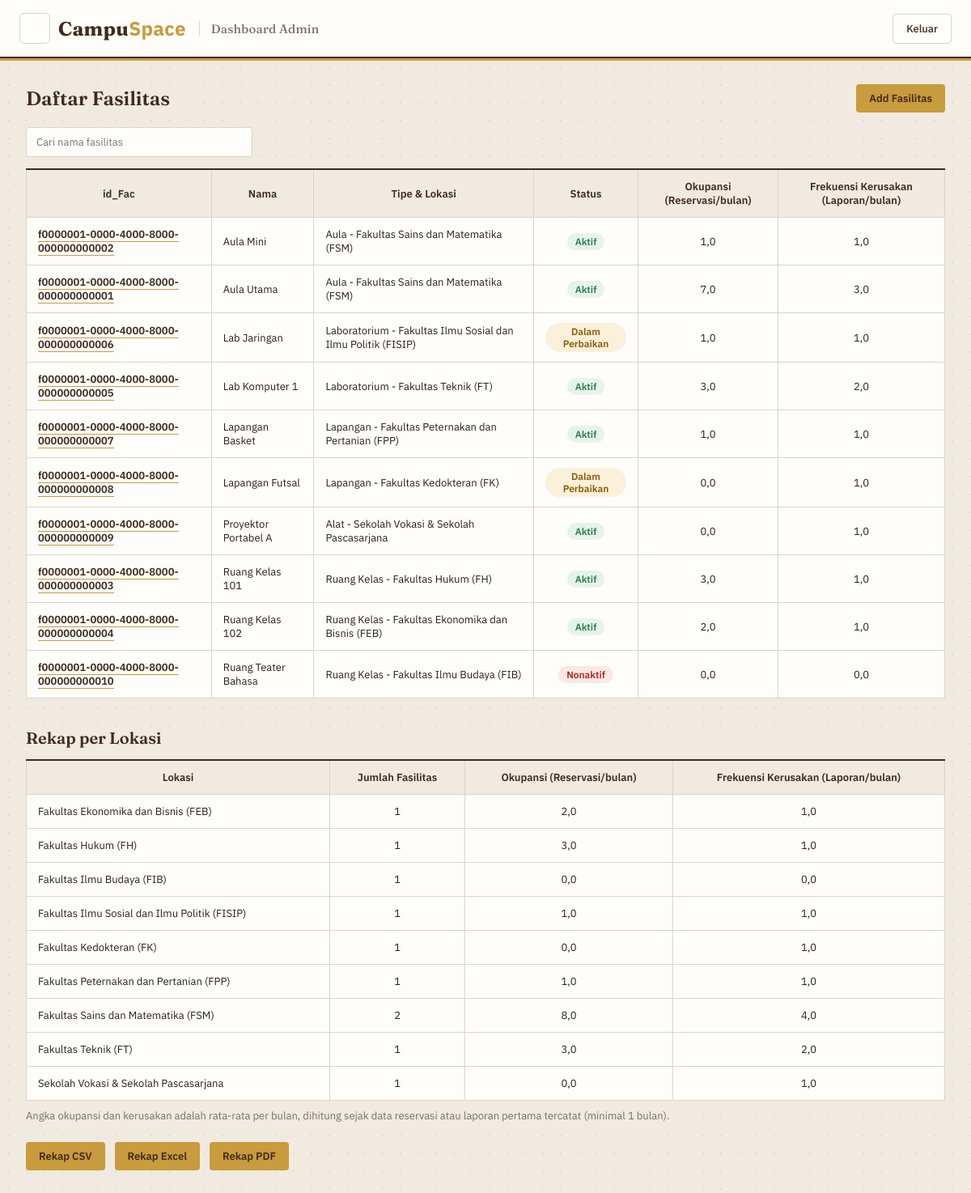
/views/admin/kelola_fasilitas.php (signed in), run on the app's committed database.
### tables this page shows
CREATE TABLE facilities (
    fac_id CHAR(36) PRIMARY KEY DEFAULT (UUID()),
    fac_name VARCHAR(30) NOT NULL,
    type ENUM('Ruang Kelas', 'Aula', 'Laboratorium', 'Alat', 'Lapangan') NOT NULL,
    location VARCHAR(255) NOT NULL,
    capacity INT NOT NULL,
    fac_desc VARCHAR(1000) NOT NULL,
    fac_photo VARCHAR(300) NULL,
    fac_status ENUM('Aktif', 'Dalam perbaikan', 'Nonaktif') NOT NULL DEFAULT 'Aktif'
);

### app/models/facility_model.php (called while the page is built, shortened)
<?php
function getAllFacilities($conn)
{
    $sql = "SELECT
                f.fac_id,
                f.fac_name,
                f.type,
                f.location,
                f.capacity,
                f.fac_desc,
                f.fac_photo,
                f.fac_status,
                (SELECT COUNT(*) FROM reservations r WHERE r.fac_id = f.fac_id) as rsv_total,
                (SELECT COUNT(*) FROM reports rp WHERE rp.fac_id = f.fac_id) as report_total
            FROM facilities f
            ORDER BY f.fac_name ASC";
    $stmt = $conn->query($sql);
    $bulan = getJumlahBulanData($conn);
    $facilities = [];
    while ($row = $stmt->fetch(PDO::FETCH_ASSOC)) {
        $row['periode_bulan'] = $bulan;
        $row['rsv_avg'] = round($row['rsv_total'] / $bulan, 1);
        $row['report_avg'] = round($row['report_total'] / $bulan, 1);
        $facilities[] = $row;
    }
    return $facilities;
}
function getJumlahBulanData($conn)
{
    $sql = "SELECT GREATEST(1, TIMESTAMPDIFF(MONTH,
                LEAST(
                    COALESCE((SELECT MIN(rsv_date) FROM reservations), CURDATE()),
                    COALESCE((SELECT MIN(DATE(reported_at)) FROM reports), CURDATE())
                ),
                CURDATE()) + 1) AS bulan";
    $stmt = $conn->query($sql);
    $row = $stmt ? $stmt->fetch(PDO::FETCH_ASSOC) : null;
    return max(1, (int) ($row['bulan'] ?? 1));
}
function formatRataBulan($nilai)
{
    return number_format((float) $nilai, 1, ',', '.');
}
function getRekapPerLokasi($facilities)
{
    $rekap = [];
    foreach ($facilities as $f) {
        $lok = $f['location'];
        if (!isset($rekap[$lok])) {
            $rekap[$lok] = ['location' => $lok, 'fac_count' => 0, 'rsv_total' => 0, 'report_total' => 0, 'periode' => (int) $f['periode_bulan']];
        }
        $rekap[$lok]['fac_count']++;
        $rekap[$lok]['rsv_total']    += (int) $f['rsv_total'];
        $rekap[$lok]['report_total'] += (int) $f['report_total'];
    }
    ksort($rekap);
    foreach ($rekap as &$r) {
        $r['rsv_avg']    = round($r['rsv_total'] / $r['periode'], 1);
    }
    return array_values($rekap);
}

### views/admin/kelola_fasilitas.php (the view, shortened to what this page needs)
<?php
require_once __DIR__ . "/../../app/models/facility_model.php";
$facilities = getAllFacilities($conn);
$rekapLokasi = getRekapPerLokasi($facilities);
?>
<body id="admin_body">
    <div id="dashboard_header">
        <button id="header_logo" type="button" onclick="toggleSidebar()" aria-label="Buka atau tutup menu"><span></span><span></span><span></span></button>
        <span id="header_brand">Campu<em>Space</em></span>
        <span id="header_title">Dashboard Admin</span>
        <a href="../../app/controllers/logout_controller.php"><button id="logout_btn">Keluar</button></a>
    </div>
    <div id="dashboard_layout">
        <div id="main_content">
            <div id="content_top_bar">
                <h3>Daftar Fasilitas</h3>
                <a href="kelola_fasilitas_baru.php"><button>Add Fasilitas</button></a>
            </div>
            <input type="text" placeholder="Cari nama fasilitas" oninput="filterTable(this, 'fasilitas_table')">
            <table id="fasilitas_table">
                <tr>
                    <th>id_Fac</th>
                    <th>Nama</th>
                    <th>Tipe & Lokasi</th>
                    <th>Status</th>
                    <th>Okupansi (Reservasi/bulan)</th>
                    <th>Frekuensi Kerusakan (Laporan/bulan)</th>
                </tr>
                <?php if (empty($facilities)): ?>
                <tr>
                    <td colspan="6">Belum ada data fasilitas.</td>
                </tr>
                <?php else: ?>
                    <?php foreach ($facilities as $fac): ?>
                    <tr>
                        <td><a href="kelola_fasilitas_detail.php?id=<?= htmlspecialchars($fac['fac_id']) ?>">
                            <?= htmlspecialchars($fac['fac_id']) ?>
                        </a></td>
                        <td><?= htmlspecialchars($fac['fac_name']) ?></td>
                        <td><?= ucwords(htmlspecialchars($fac['type'])) ?> - <?= htmlspecialchars($fac['location']) ?></td>
                        <?php $statusSlug = strtolower(str_replace(' ', '-', $fac['fac_status'])); ?>
                        <td><span class="status_badge status_<?= $statusSlug ?>"><?= ucwords(htmlspecialchars($fac['fac_status'])) ?></span></td>
                        <td><?= formatRataBulan($fac['rsv_avg']) ?></td>
                        <td><?= formatRataBulan($fac['report_avg']) ?></td>
                    </tr>
                    <?php endforeach; ?>
                <?php endif; ?>
            </table>
            <h3 class="sub_heading">Rekap per Lokasi</h3>
            <table id="lokasi_table">
                <tr>
                    <th>Lokasi</th>
                    <th>Jumlah Fasilitas</th>
                    <th>Okupansi (Reservasi/bulan)</th>
                    <th>Frekuensi Kerusakan (Laporan/bulan)</th>
                </tr>
                <?php if (empty($rekapLokasi)): ?>
                <tr>
                    <td colspan="4">Belum ada data fasilitas.</td>
                </tr>
                <?php else: ?>
                    <?php foreach ($rekapLokasi as $lok): ?>
                    <tr>
                        <td><?= htmlspecialchars($lok['location']) ?></td>
                        <td><?= (int) $lok['fac_count'] ?></td>
                        <td><?= formatRataBulan($lok['rsv_avg']) ?></td>
                        <td><?= formatRataBulan($lok['report_avg']) ?></td>
                    </tr>
                    <?php endforeach; ?>
                <?php endif; ?>
            </table>
            <p class="empty_note" style="margin-top:10px;">
                Angka okupansi dan kerusakan adalah rata-rata per bulan, dihitung sejak data reservasi atau laporan pertama tercatat (minimal 1 bulan).
            </p>
            <div class="rekap_actions">
                <a href="../../app/controllers/rekap_controller.php"><button>Rekap CSV</button></a>
                <a href="../../app/controllers/rekap_excel_controller.php"><button>Rekap Excel</button></a>
                <a href="../../app/controllers/rekap_pdf_controller.php"><button>Rekap PDF</button></a>
            </div>
        </div>
    </div>
</body>
<link rel="stylesheet" href="../../public/css/admin/admin_style.css?v=<?= filemtime(__DIR__ . '/../../public/css/admin/admin_style.css') ?>">

### public/css/admin/admin_style.css (style rules this page uses)
* { font-family: 'IBM Plex Sans', Arial, sans-serif; }
h1, h2, h3, .card_value, #header_title, #header_brand { font-family: 'Fraunces', Georgia, serif; }
#admin_body { margin: 0; box-sizing: border-box; background-color: var(--paper); color: var(--text); min-height: 100vh; }
#dashboard_header { display: flex; align-items: center; gap: 10px; background-color: var(--surface); padding: 16px 24px; border-bottom: 2px solid var(--ink); }
#header_logo { display: flex; flex-direction: column; justify-content: center; gap: 4px; width: 38px; height: 38px; padding: 0 9px; background-color: transparent; border: 1px solid var(--border); border-radius: 6px; cursor: pointer; transition: background-color 0.15s, border-color 0.15s; }
#header_brand { font-family: 'Fraunces', Georgia, serif; }
#header_brand { font-size: 24px; font-weight: 700; color: var(--ink); letter-spacing: 0.3px; }
#header_brand em { font-style: normal; color: var(--gold); }
#header_title { flex: 1; font-weight: 500; font-style: normal; font-size: 15px; color: var(--text-muted); letter-spacing: 0.2px; margin-left: 6px; padding-left: 14px; border-left: 1px solid var(--border); }
#dashboard_layout { display: flex; }
#main_content { flex: 1; padding: 32px; box-sizing: border-box; }
#main_content h3 { font-size: 24px; font-weight: 600; color: var(--ink); margin: 0 0 16px; }
#content_top_bar { display: flex; justify-content: space-between; align-items: center; margin-bottom: 18px; }
#content_top_bar h3 { margin: 0; }
button { background-color: var(--gold); color: var(--ink); border: none; padding: 9px 16px; border-radius: 4px; cursor: pointer; font-size: 13px; font-weight: 600; transition: background-color 0.15s; }
#logout_btn { background-color: transparent; color: var(--ink); border: 1px solid var(--border); font-weight: 500; }
input, select, textarea { border: 1px solid var(--border); border-radius: 4px; padding: 9px 12px; font-size: 13px; box-sizing: border-box; outline: none; background-color: var(--surface); transition: border-color 0.15s; }
input[type="text"], input[type="password"] { width: 280px; }
table { width: 100%; border-collapse: collapse; margin-top: 14px; background-color: var(--surface); border-top: 2px solid var(--ink); }
th, td { padding: 12px 14px; text-align: left; font-size: 13px; border: 1px solid var(--border); }
th { color: var(--ink); font-weight: 600; background-color: var(--paper); }
table a { color: var(--ink); text-decoration: none; font-weight: 600; border-bottom: 1px solid var(--gold); }
.status_badge { display: inline-block; padding: 3px 10px; border-radius: 100px; font-size: 12px; font-weight: 600; }
.status_aktif { background-color: var(--success-bg); color: var(--success); }
.status_dalam-perbaikan { background-color: var(--warning-bg); color: var(--warning); }
.status_nonaktif { background-color: var(--danger-bg); color: var(--danger); }
.empty_note { margin: 0; font-size: 13px; color: var(--text-muted); }
#main_content { background-image: radial-gradient(rgba(62, 42, 30, 0.07) 1px, transparent 1px); background-size: 22px 22px; }
#dashboard_header { box-shadow: 0 3px 0 var(--gold); position: relative; z-index: 2; }
.rekap_actions { display: flex; gap: 12px; margin-top: 24px; }
.rekap_actions a { text-decoration: none; }
#main_content h3.sub_heading { margin-top: 36px; margin-bottom: 4px; font-size: 20px; }
#fasilitas_table th, #lokasi_table th { text-align: center; }
#fasilitas_table td:nth-child(n+4), #lokasi_table td:nth-child(n+2) { text-align: center; }

### data on the page
facilities: fac_id "f0000001-0000-4000-8000-000000000002", fac_name "Aula Mini", type "Aula", location "Fakultas Sains dan Matematika (FSM)", fac_status "Aktif", rsv_avg "1,0", report_avg "1,0"
facilities: fac_id "f0000001-0000-4000-8000-000000000001", fac_name "Aula Utama", type "Aula", location "Fakultas Sains dan Matematika (FSM)", fac_status "Aktif", rsv_avg "7,0", report_avg "3,0"
facilities: fac_id "f0000001-0000-4000-8000-000000000006", fac_name "Lab Jaringan", type "Laboratorium", location "Fakultas Ilmu Sosial dan Ilmu Politik (FISIP)", fac_status "Dalam Perbaikan", rsv_avg "1,0", report_avg "1,0", fac_count "1"
facilities: fac_id "f0000001-0000-4000-8000-000000000005", fac_name "Lab Komputer 1", type "Laboratorium", location "Fakultas Teknik (FT)", fac_status "Aktif", rsv_avg "3,0", report_avg "2,0", fac_count "1"
facilities: fac_id "f0000001-0000-4000-8000-000000000007", fac_name "Lapangan Basket", type "Lapangan", location "Fakultas Peternakan dan Pertanian (FPP)", fac_status "Aktif", rsv_avg "1,0", report_avg "1,0", fac_count "1"
facilities: fac_id "f0000001-0000-4000-8000-000000000008", fac_name "Lapangan Futsal", type "Lapangan", location "Fakultas Kedokteran (FK)", fac_status "Dalam Perbaikan", rsv_avg "0,0", report_avg "1,0", fac_count "1"
facilities: fac_id "f0000001-0000-4000-8000-000000000009", fac_name "Proyektor Portabel A", type "Alat", location "Sekolah Vokasi & Sekolah Pascasarjana", fac_status "Aktif", rsv_avg "0,0", report_avg "1,0", fac_count "1"
facilities: fac_id "f0000001-0000-4000-8000-000000000003", fac_name "Ruang Kelas 101", type "Ruang Kelas", location "Fakultas Hukum (FH)", fac_status "Aktif", rsv_avg "3,0", report_avg "1,0", fac_count "1"
facilities: fac_id "f0000001-0000-4000-8000-000000000004", fac_name "Ruang Kelas 102", type "Ruang Kelas", location "Fakultas Ekonomika dan Bisnis (FEB)", fac_status "Aktif", rsv_avg "2,0", report_avg "1,0", fac_count "1"
facilities: fac_id "f0000001-0000-4000-8000-000000000010", fac_name "Ruang Teater Bahasa", type "Ruang Kelas", location "Fakultas Ilmu Budaya (FIB)", fac_status "Nonaktif", rsv_avg "0,0", report_avg "0,0"

### other printed values
$lok['location'] "Fakultas Ilmu Budaya (FIB)"
$lok['fac_count'] "1"
formatRataBulan($lok['rsv_avg']) "0,0"
formatRataBulan($lok['report_avg']) "0,0"
$lok['location'] "Fakultas Sains dan Matematika (FSM)"
$lok['fac_count'] "2"
formatRataBulan($lok['rsv_avg']) "8,0"
formatRataBulan($lok['report_avg']) "4,0"
